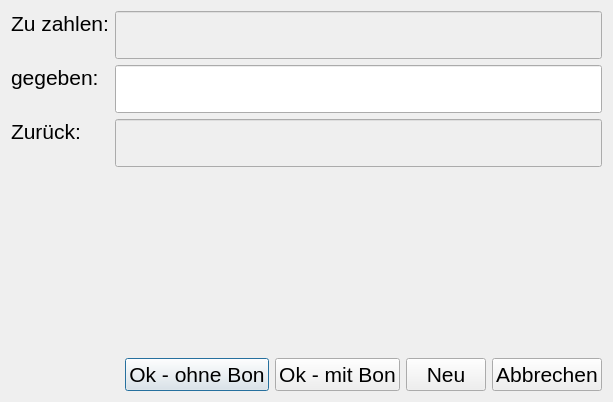
<?xml version="1.0" encoding="UTF-8"?>
<ui version="4.0">
 <class>PayDialog</class>
 <widget class="QDialog" name="PayDialog">
  <property name="geometry">
   <rect>
    <x>0</x>
    <y>0</y>
    <width>613</width>
    <height>402</height>
   </rect>
  </property>
  <property name="windowTitle">
   <string>Bezahlen</string>
  </property>
  <property name="modal">
   <bool>true</bool>
  </property>
  <layout class="QVBoxLayout" name="verticalLayout">
   <item>
    <layout class="QGridLayout" name="gridLayout">
     <item row="0" column="0">
      <widget class="QLabel" name="label">
       <property name="font">
        <font>
         <pointsize>16</pointsize>
        </font>
       </property>
       <property name="text">
        <string>Zu zahlen:</string>
       </property>
       <property name="alignment">
        <set>Qt::AlignLeading|Qt::AlignLeft|Qt::AlignTop</set>
       </property>
      </widget>
     </item>
     <item row="0" column="1">
      <widget class="QLineEdit" name="txtToPay">
       <property name="enabled">
        <bool>false</bool>
       </property>
       <property name="font">
        <font>
         <pointsize>26</pointsize>
         <weight>75</weight>
         <bold>true</bold>
        </font>
       </property>
       <property name="alignment">
        <set>Qt::AlignRight|Qt::AlignTrailing|Qt::AlignVCenter</set>
       </property>
       <property name="readOnly">
        <bool>true</bool>
       </property>
      </widget>
     </item>
     <item row="1" column="0">
      <widget class="QLabel" name="label_2">
       <property name="font">
        <font>
         <pointsize>16</pointsize>
        </font>
       </property>
       <property name="text">
        <string>gegeben:</string>
       </property>
       <property name="alignment">
        <set>Qt::AlignLeading|Qt::AlignLeft|Qt::AlignTop</set>
       </property>
      </widget>
     </item>
     <item row="1" column="1">
      <widget class="QLineEdit" name="txtGiven">
       <property name="font">
        <font>
         <pointsize>26</pointsize>
         <weight>75</weight>
         <bold>true</bold>
        </font>
       </property>
       <property name="alignment">
        <set>Qt::AlignRight|Qt::AlignTrailing|Qt::AlignVCenter</set>
       </property>
       <property name="placeholderText">
        <string/>
       </property>
      </widget>
     </item>
     <item row="2" column="0">
      <widget class="QLabel" name="label_3">
       <property name="font">
        <font>
         <pointsize>16</pointsize>
        </font>
       </property>
       <property name="text">
        <string>Zurück:</string>
       </property>
       <property name="alignment">
        <set>Qt::AlignLeading|Qt::AlignLeft|Qt::AlignTop</set>
       </property>
      </widget>
     </item>
     <item row="2" column="1">
      <widget class="QLineEdit" name="txtBack">
       <property name="enabled">
        <bool>false</bool>
       </property>
       <property name="font">
        <font>
         <pointsize>26</pointsize>
         <weight>75</weight>
         <bold>true</bold>
        </font>
       </property>
       <property name="alignment">
        <set>Qt::AlignRight|Qt::AlignTrailing|Qt::AlignVCenter</set>
       </property>
       <property name="readOnly">
        <bool>true</bool>
       </property>
      </widget>
     </item>
    </layout>
   </item>
   <item>
    <spacer name="verticalSpacer">
     <property name="orientation">
      <enum>Qt::Vertical</enum>
     </property>
     <property name="sizeHint" stdset="0">
      <size>
       <width>20</width>
       <height>129</height>
      </size>
     </property>
    </spacer>
   </item>
   <item>
    <layout class="QHBoxLayout" name="horizontalLayout">
     <item>
      <spacer name="horizontalSpacer">
       <property name="orientation">
        <enum>Qt::Horizontal</enum>
       </property>
       <property name="sizeHint" stdset="0">
        <size>
         <width>40</width>
         <height>20</height>
        </size>
       </property>
      </spacer>
     </item>
     <item>
      <widget class="QPushButton" name="btnOkWithoutBon">
       <property name="font">
        <font>
         <pointsize>16</pointsize>
        </font>
       </property>
       <property name="text">
        <string>Ok - ohne Bon</string>
       </property>
      </widget>
     </item>
     <item>
      <widget class="QPushButton" name="btnOkWithBon">
       <property name="font">
        <font>
         <pointsize>16</pointsize>
        </font>
       </property>
       <property name="text">
        <string>Ok - mit Bon</string>
       </property>
      </widget>
     </item>
     <item>
      <widget class="QPushButton" name="btnNew">
       <property name="font">
        <font>
         <pointsize>16</pointsize>
        </font>
       </property>
       <property name="text">
        <string>Neu</string>
       </property>
       <property name="flat">
        <bool>false</bool>
       </property>
      </widget>
     </item>
     <item>
      <widget class="QPushButton" name="btnCancel">
       <property name="font">
        <font>
         <pointsize>16</pointsize>
        </font>
       </property>
       <property name="text">
        <string>Abbrechen</string>
       </property>
      </widget>
     </item>
    </layout>
   </item>
  </layout>
 </widget>
 <resources/>
 <connections/>
</ui>
